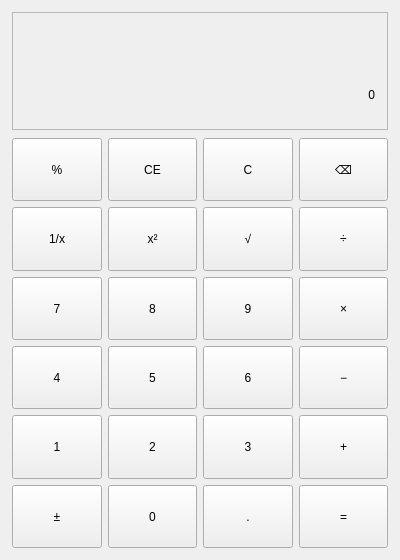
<?xml version="1.0" encoding="UTF-8"?>
<ui version="4.0">
 <class>CalculatorWindow</class>
 <widget class="QWidget" name="CalculatorWindow">
  <property name="geometry">
   <rect>
    <x>0</x>
    <y>0</y>
    <width>400</width>
    <height>560</height>
   </rect>
  </property>
  <property name="minimumSize">
   <size>
    <width>400</width>
    <height>560</height>
   </size>
  </property>
  <property name="maximumSize">
   <size>
    <width>400</width>
    <height>560</height>
   </size>
  </property>
  <property name="windowTitle">
   <string>计算器 - 2024414300228 周勤希</string>
  </property>
  <layout class="QVBoxLayout" name="mainLayout">
   <property name="spacing">
    <number>8</number>
   </property>
   <property name="leftMargin">
    <number>12</number>
   </property>
   <property name="topMargin">
    <number>12</number>
   </property>
   <property name="rightMargin">
    <number>12</number>
   </property>
   <property name="bottomMargin">
    <number>12</number>
   </property>
   <item>
    <widget class="QFrame" name="displayFrame">
     <property name="minimumSize">
      <size>
       <width>0</width>
       <height>118</height>
      </size>
     </property>
     <property name="maximumSize">
      <size>
       <width>16777215</width>
       <height>118</height>
      </size>
     </property>
     <property name="frameShape">
      <enum>QFrame::StyledPanel</enum>
     </property>
     <layout class="QVBoxLayout" name="displayLayout">
      <property name="spacing">
       <number>2</number>
      </property>
      <property name="leftMargin">
       <number>12</number>
      </property>
      <property name="topMargin">
       <number>8</number>
      </property>
      <property name="rightMargin">
       <number>12</number>
      </property>
      <property name="bottomMargin">
       <number>10</number>
      </property>
      <item>
       <widget class="QLabel" name="lblExpression">
        <property name="text">
         <string/>
        </property>
        <property name="alignment">
         <set>Qt::AlignRight|Qt::AlignTrailing|Qt::AlignVCenter</set>
        </property>
       </widget>
      </item>
      <item>
       <widget class="QLabel" name="lblDisplay">
        <property name="text">
         <string>0</string>
        </property>
        <property name="alignment">
         <set>Qt::AlignRight|Qt::AlignTrailing|Qt::AlignVCenter</set>
        </property>
       </widget>
      </item>
     </layout>
    </widget>
   </item>
   <item>
    <layout class="QGridLayout" name="buttonGrid">
     <property name="horizontalSpacing">
      <number>6</number>
     </property>
     <property name="verticalSpacing">
      <number>6</number>
     </property>
     <item row="0" column="0">
      <widget class="QPushButton" name="btnPercent">
       <property name="minimumSize">
        <size>
         <width>60</width>
         <height>54</height>
        </size>
       </property>
       <property name="sizePolicy">
        <sizepolicy hsizetype="Expanding" vsizetype="Expanding">
         <horstretch>0</horstretch>
         <verstretch>0</verstretch>
        </sizepolicy>
       </property>
       <property name="focusPolicy">
        <enum>Qt::NoFocus</enum>
       </property>
       <property name="text">
        <string>%</string>
       </property>
       <property name="role" stdset="0">
        <string>function</string>
       </property>
       <property name="calcKey" stdset="0">
        <string>percent</string>
       </property>
      </widget>
     </item>
     <item row="0" column="1">
      <widget class="QPushButton" name="btnClearEntry">
       <property name="minimumSize">
        <size>
         <width>60</width>
         <height>54</height>
        </size>
       </property>
       <property name="sizePolicy">
        <sizepolicy hsizetype="Expanding" vsizetype="Expanding">
         <horstretch>0</horstretch>
         <verstretch>0</verstretch>
        </sizepolicy>
       </property>
       <property name="focusPolicy">
        <enum>Qt::NoFocus</enum>
       </property>
       <property name="text">
        <string>CE</string>
       </property>
       <property name="role" stdset="0">
        <string>function</string>
       </property>
       <property name="calcKey" stdset="0">
        <string>ce</string>
       </property>
      </widget>
     </item>
     <item row="0" column="2">
      <widget class="QPushButton" name="btnClear">
       <property name="minimumSize">
        <size>
         <width>60</width>
         <height>54</height>
        </size>
       </property>
       <property name="sizePolicy">
        <sizepolicy hsizetype="Expanding" vsizetype="Expanding">
         <horstretch>0</horstretch>
         <verstretch>0</verstretch>
        </sizepolicy>
       </property>
       <property name="focusPolicy">
        <enum>Qt::NoFocus</enum>
       </property>
       <property name="text">
        <string>C</string>
       </property>
       <property name="role" stdset="0">
        <string>function</string>
       </property>
       <property name="calcKey" stdset="0">
        <string>clear</string>
       </property>
      </widget>
     </item>
     <item row="0" column="3">
      <widget class="QPushButton" name="btnBackspace">
       <property name="font">
        <font>
         <family>Segoe UI Symbol</family>
        </font>
       </property>
       <property name="minimumSize">
        <size>
         <width>60</width>
         <height>54</height>
        </size>
       </property>
       <property name="sizePolicy">
        <sizepolicy hsizetype="Expanding" vsizetype="Expanding">
         <horstretch>0</horstretch>
         <verstretch>0</verstretch>
        </sizepolicy>
       </property>
       <property name="focusPolicy">
        <enum>Qt::NoFocus</enum>
       </property>
       <property name="text">
        <string>⌫</string>
       </property>
       <property name="role" stdset="0">
        <string>function</string>
       </property>
       <property name="calcKey" stdset="0">
        <string>back</string>
       </property>
      </widget>
     </item>
     <item row="1" column="0">
      <widget class="QPushButton" name="btnInverse">
       <property name="minimumSize">
        <size>
         <width>60</width>
         <height>54</height>
        </size>
       </property>
       <property name="sizePolicy">
        <sizepolicy hsizetype="Expanding" vsizetype="Expanding">
         <horstretch>0</horstretch>
         <verstretch>0</verstretch>
        </sizepolicy>
       </property>
       <property name="focusPolicy">
        <enum>Qt::NoFocus</enum>
       </property>
       <property name="text">
        <string>1/x</string>
       </property>
       <property name="role" stdset="0">
        <string>function</string>
       </property>
       <property name="calcKey" stdset="0">
        <string>inv</string>
       </property>
      </widget>
     </item>
     <item row="1" column="1">
      <widget class="QPushButton" name="btnSquare">
       <property name="minimumSize">
        <size>
         <width>60</width>
         <height>54</height>
        </size>
       </property>
       <property name="sizePolicy">
        <sizepolicy hsizetype="Expanding" vsizetype="Expanding">
         <horstretch>0</horstretch>
         <verstretch>0</verstretch>
        </sizepolicy>
       </property>
       <property name="focusPolicy">
        <enum>Qt::NoFocus</enum>
       </property>
       <property name="text">
        <string>x²</string>
       </property>
       <property name="role" stdset="0">
        <string>function</string>
       </property>
       <property name="calcKey" stdset="0">
        <string>sqr</string>
       </property>
      </widget>
     </item>
     <item row="1" column="2">
      <widget class="QPushButton" name="btnSqrt">
       <property name="minimumSize">
        <size>
         <width>60</width>
         <height>54</height>
        </size>
       </property>
       <property name="sizePolicy">
        <sizepolicy hsizetype="Expanding" vsizetype="Expanding">
         <horstretch>0</horstretch>
         <verstretch>0</verstretch>
        </sizepolicy>
       </property>
       <property name="focusPolicy">
        <enum>Qt::NoFocus</enum>
       </property>
       <property name="text">
        <string>√</string>
       </property>
       <property name="role" stdset="0">
        <string>function</string>
       </property>
       <property name="calcKey" stdset="0">
        <string>sqrt</string>
       </property>
      </widget>
     </item>
     <item row="1" column="3">
      <widget class="QPushButton" name="btnDivide">
       <property name="minimumSize">
        <size>
         <width>60</width>
         <height>54</height>
        </size>
       </property>
       <property name="sizePolicy">
        <sizepolicy hsizetype="Expanding" vsizetype="Expanding">
         <horstretch>0</horstretch>
         <verstretch>0</verstretch>
        </sizepolicy>
       </property>
       <property name="focusPolicy">
        <enum>Qt::NoFocus</enum>
       </property>
       <property name="text">
        <string>÷</string>
       </property>
       <property name="role" stdset="0">
        <string>operator</string>
       </property>
       <property name="calcKey" stdset="0">
        <string>/</string>
       </property>
      </widget>
     </item>
     <item row="2" column="0">
      <widget class="QPushButton" name="btn7">
       <property name="minimumSize">
        <size>
         <width>60</width>
         <height>54</height>
        </size>
       </property>
       <property name="sizePolicy">
        <sizepolicy hsizetype="Expanding" vsizetype="Expanding">
         <horstretch>0</horstretch>
         <verstretch>0</verstretch>
        </sizepolicy>
       </property>
       <property name="focusPolicy">
        <enum>Qt::NoFocus</enum>
       </property>
       <property name="text">
        <string>7</string>
       </property>
       <property name="calcKey" stdset="0">
        <string>7</string>
       </property>
      </widget>
     </item>
     <item row="2" column="1">
      <widget class="QPushButton" name="btn8">
       <property name="minimumSize">
        <size>
         <width>60</width>
         <height>54</height>
        </size>
       </property>
       <property name="sizePolicy">
        <sizepolicy hsizetype="Expanding" vsizetype="Expanding">
         <horstretch>0</horstretch>
         <verstretch>0</verstretch>
        </sizepolicy>
       </property>
       <property name="focusPolicy">
        <enum>Qt::NoFocus</enum>
       </property>
       <property name="text">
        <string>8</string>
       </property>
       <property name="calcKey" stdset="0">
        <string>8</string>
       </property>
      </widget>
     </item>
     <item row="2" column="2">
      <widget class="QPushButton" name="btn9">
       <property name="minimumSize">
        <size>
         <width>60</width>
         <height>54</height>
        </size>
       </property>
       <property name="sizePolicy">
        <sizepolicy hsizetype="Expanding" vsizetype="Expanding">
         <horstretch>0</horstretch>
         <verstretch>0</verstretch>
        </sizepolicy>
       </property>
       <property name="focusPolicy">
        <enum>Qt::NoFocus</enum>
       </property>
       <property name="text">
        <string>9</string>
       </property>
       <property name="calcKey" stdset="0">
        <string>9</string>
       </property>
      </widget>
     </item>
     <item row="2" column="3">
      <widget class="QPushButton" name="btnMultiply">
       <property name="minimumSize">
        <size>
         <width>60</width>
         <height>54</height>
        </size>
       </property>
       <property name="sizePolicy">
        <sizepolicy hsizetype="Expanding" vsizetype="Expanding">
         <horstretch>0</horstretch>
         <verstretch>0</verstretch>
        </sizepolicy>
       </property>
       <property name="focusPolicy">
        <enum>Qt::NoFocus</enum>
       </property>
       <property name="text">
        <string>×</string>
       </property>
       <property name="role" stdset="0">
        <string>operator</string>
       </property>
       <property name="calcKey" stdset="0">
        <string>*</string>
       </property>
      </widget>
     </item>
     <item row="3" column="0">
      <widget class="QPushButton" name="btn4">
       <property name="minimumSize">
        <size>
         <width>60</width>
         <height>54</height>
        </size>
       </property>
       <property name="sizePolicy">
        <sizepolicy hsizetype="Expanding" vsizetype="Expanding">
         <horstretch>0</horstretch>
         <verstretch>0</verstretch>
        </sizepolicy>
       </property>
       <property name="focusPolicy">
        <enum>Qt::NoFocus</enum>
       </property>
       <property name="text">
        <string>4</string>
       </property>
       <property name="calcKey" stdset="0">
        <string>4</string>
       </property>
      </widget>
     </item>
     <item row="3" column="1">
      <widget class="QPushButton" name="btn5">
       <property name="minimumSize">
        <size>
         <width>60</width>
         <height>54</height>
        </size>
       </property>
       <property name="sizePolicy">
        <sizepolicy hsizetype="Expanding" vsizetype="Expanding">
         <horstretch>0</horstretch>
         <verstretch>0</verstretch>
        </sizepolicy>
       </property>
       <property name="focusPolicy">
        <enum>Qt::NoFocus</enum>
       </property>
       <property name="text">
        <string>5</string>
       </property>
       <property name="calcKey" stdset="0">
        <string>5</string>
       </property>
      </widget>
     </item>
     <item row="3" column="2">
      <widget class="QPushButton" name="btn6">
       <property name="minimumSize">
        <size>
         <width>60</width>
         <height>54</height>
        </size>
       </property>
       <property name="sizePolicy">
        <sizepolicy hsizetype="Expanding" vsizetype="Expanding">
         <horstretch>0</horstretch>
         <verstretch>0</verstretch>
        </sizepolicy>
       </property>
       <property name="focusPolicy">
        <enum>Qt::NoFocus</enum>
       </property>
       <property name="text">
        <string>6</string>
       </property>
       <property name="calcKey" stdset="0">
        <string>6</string>
       </property>
      </widget>
     </item>
     <item row="3" column="3">
      <widget class="QPushButton" name="btnSubtract">
       <property name="minimumSize">
        <size>
         <width>60</width>
         <height>54</height>
        </size>
       </property>
       <property name="sizePolicy">
        <sizepolicy hsizetype="Expanding" vsizetype="Expanding">
         <horstretch>0</horstretch>
         <verstretch>0</verstretch>
        </sizepolicy>
       </property>
       <property name="focusPolicy">
        <enum>Qt::NoFocus</enum>
       </property>
       <property name="text">
        <string>−</string>
       </property>
       <property name="role" stdset="0">
        <string>operator</string>
       </property>
       <property name="calcKey" stdset="0">
        <string>-</string>
       </property>
      </widget>
     </item>
     <item row="4" column="0">
      <widget class="QPushButton" name="btn1">
       <property name="minimumSize">
        <size>
         <width>60</width>
         <height>54</height>
        </size>
       </property>
       <property name="sizePolicy">
        <sizepolicy hsizetype="Expanding" vsizetype="Expanding">
         <horstretch>0</horstretch>
         <verstretch>0</verstretch>
        </sizepolicy>
       </property>
       <property name="focusPolicy">
        <enum>Qt::NoFocus</enum>
       </property>
       <property name="text">
        <string>1</string>
       </property>
       <property name="calcKey" stdset="0">
        <string>1</string>
       </property>
      </widget>
     </item>
     <item row="4" column="1">
      <widget class="QPushButton" name="btn2">
       <property name="minimumSize">
        <size>
         <width>60</width>
         <height>54</height>
        </size>
       </property>
       <property name="sizePolicy">
        <sizepolicy hsizetype="Expanding" vsizetype="Expanding">
         <horstretch>0</horstretch>
         <verstretch>0</verstretch>
        </sizepolicy>
       </property>
       <property name="focusPolicy">
        <enum>Qt::NoFocus</enum>
       </property>
       <property name="text">
        <string>2</string>
       </property>
       <property name="calcKey" stdset="0">
        <string>2</string>
       </property>
      </widget>
     </item>
     <item row="4" column="2">
      <widget class="QPushButton" name="btn3">
       <property name="minimumSize">
        <size>
         <width>60</width>
         <height>54</height>
        </size>
       </property>
       <property name="sizePolicy">
        <sizepolicy hsizetype="Expanding" vsizetype="Expanding">
         <horstretch>0</horstretch>
         <verstretch>0</verstretch>
        </sizepolicy>
       </property>
       <property name="focusPolicy">
        <enum>Qt::NoFocus</enum>
       </property>
       <property name="text">
        <string>3</string>
       </property>
       <property name="calcKey" stdset="0">
        <string>3</string>
       </property>
      </widget>
     </item>
     <item row="4" column="3">
      <widget class="QPushButton" name="btnAdd">
       <property name="minimumSize">
        <size>
         <width>60</width>
         <height>54</height>
        </size>
       </property>
       <property name="sizePolicy">
        <sizepolicy hsizetype="Expanding" vsizetype="Expanding">
         <horstretch>0</horstretch>
         <verstretch>0</verstretch>
        </sizepolicy>
       </property>
       <property name="focusPolicy">
        <enum>Qt::NoFocus</enum>
       </property>
       <property name="text">
        <string>+</string>
       </property>
       <property name="role" stdset="0">
        <string>operator</string>
       </property>
       <property name="calcKey" stdset="0">
        <string>+</string>
       </property>
      </widget>
     </item>
     <item row="5" column="0">
      <widget class="QPushButton" name="btnSign">
       <property name="minimumSize">
        <size>
         <width>60</width>
         <height>54</height>
        </size>
       </property>
       <property name="sizePolicy">
        <sizepolicy hsizetype="Expanding" vsizetype="Expanding">
         <horstretch>0</horstretch>
         <verstretch>0</verstretch>
        </sizepolicy>
       </property>
       <property name="focusPolicy">
        <enum>Qt::NoFocus</enum>
       </property>
       <property name="text">
        <string>±</string>
       </property>
       <property name="role" stdset="0">
        <string>function</string>
       </property>
       <property name="calcKey" stdset="0">
        <string>neg</string>
       </property>
      </widget>
     </item>
     <item row="5" column="1">
      <widget class="QPushButton" name="btn0">
       <property name="minimumSize">
        <size>
         <width>60</width>
         <height>54</height>
        </size>
       </property>
       <property name="sizePolicy">
        <sizepolicy hsizetype="Expanding" vsizetype="Expanding">
         <horstretch>0</horstretch>
         <verstretch>0</verstretch>
        </sizepolicy>
       </property>
       <property name="focusPolicy">
        <enum>Qt::NoFocus</enum>
       </property>
       <property name="text">
        <string>0</string>
       </property>
       <property name="calcKey" stdset="0">
        <string>0</string>
       </property>
      </widget>
     </item>
     <item row="5" column="2">
      <widget class="QPushButton" name="btnDot">
       <property name="minimumSize">
        <size>
         <width>60</width>
         <height>54</height>
        </size>
       </property>
       <property name="sizePolicy">
        <sizepolicy hsizetype="Expanding" vsizetype="Expanding">
         <horstretch>0</horstretch>
         <verstretch>0</verstretch>
        </sizepolicy>
       </property>
       <property name="focusPolicy">
        <enum>Qt::NoFocus</enum>
       </property>
       <property name="text">
        <string>.</string>
       </property>
       <property name="calcKey" stdset="0">
        <string>dot</string>
       </property>
      </widget>
     </item>
     <item row="5" column="3">
      <widget class="QPushButton" name="btnEqual">
       <property name="minimumSize">
        <size>
         <width>60</width>
         <height>54</height>
        </size>
       </property>
       <property name="sizePolicy">
        <sizepolicy hsizetype="Expanding" vsizetype="Expanding">
         <horstretch>0</horstretch>
         <verstretch>0</verstretch>
        </sizepolicy>
       </property>
       <property name="focusPolicy">
        <enum>Qt::NoFocus</enum>
       </property>
       <property name="text">
        <string>=</string>
       </property>
       <property name="role" stdset="0">
        <string>equal</string>
       </property>
       <property name="calcKey" stdset="0">
        <string>=</string>
       </property>
      </widget>
     </item>
    </layout>
   </item>
  </layout>
 </widget>
 <resources/>
 <connections/>
</ui>
